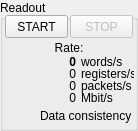
   <widget class="QGroupBox" name="groupBoxReadout">
    <property name="geometry">
     <rect>
      <x>0</x>
      <y>0</y>
      <width>138</width>
      <height>131</height>
     </rect>
    </property>
    <property name="locale">
     <locale language="English" country="World"/>
    </property>
    <property name="title">
     <string>Readout</string>
    </property>
    <widget class="QPushButton" name="buttonStart">
     <property name="geometry">
      <rect>
       <x>5</x>
       <y>15</y>
       <width>63</width>
       <height>23</height>
      </rect>
     </property>
     <property name="locale">
      <locale language="English" country="World"/>
     </property>
     <property name="text">
      <string>START</string>
     </property>
    </widget>
    <widget class="QPushButton" name="buttonStop">
     <property name="enabled">
      <bool>false</bool>
     </property>
     <property name="geometry">
      <rect>
       <x>70</x>
       <y>15</y>
       <width>63</width>
       <height>23</height>
      </rect>
     </property>
     <property name="locale">
      <locale language="English" country="World"/>
     </property>
     <property name="text">
      <string>STOP</string>
     </property>
    </widget>
    <widget class="QLabel" name="labelTextWordps">
     <property name="geometry">
      <rect>
       <x>81</x>
       <y>54</y>
       <width>53</width>
       <height>16</height>
      </rect>
     </property>
     <property name="font">
      <font>
       <weight>50</weight>
       <bold>false</bold>
      </font>
     </property>
     <property name="toolTipDuration">
      <number>-1</number>
     </property>
     <property name="locale">
      <locale language="English" country="World"/>
     </property>
     <property name="text">
      <string>words/s</string>
     </property>
     <property name="alignment">
      <set>Qt::AlignLeading|Qt::AlignLeft|Qt::AlignVCenter</set>
     </property>
    </widget>
    <widget class="QLabel" name="labelTextRegps">
     <property name="geometry">
      <rect>
       <x>81</x>
       <y>66</y>
       <width>53</width>
       <height>16</height>
      </rect>
     </property>
     <property name="locale">
      <locale language="English" country="World"/>
     </property>
     <property name="text">
      <string>registers/s</string>
     </property>
     <property name="alignment">
      <set>Qt::AlignLeading|Qt::AlignLeft|Qt::AlignVCenter</set>
     </property>
     <property name="wordWrap">
      <bool>false</bool>
     </property>
    </widget>
    <widget class="QLabel" name="labelSpeedReg">
     <property name="geometry">
      <rect>
       <x>0</x>
       <y>66</y>
       <width>76</width>
       <height>16</height>
      </rect>
     </property>
     <property name="font">
      <font>
       <weight>50</weight>
       <bold>false</bold>
      </font>
     </property>
     <property name="locale">
      <locale language="English" country="World"/>
     </property>
     <property name="text">
      <string>0</string>
     </property>
     <property name="alignment">
      <set>Qt::AlignRight|Qt::AlignTrailing|Qt::AlignVCenter</set>
     </property>
    </widget>
    <widget class="QLabel" name="labelSpeedWords">
     <property name="geometry">
      <rect>
       <x>0</x>
       <y>54</y>
       <width>76</width>
       <height>16</height>
      </rect>
     </property>
     <property name="font">
      <font>
       <weight>75</weight>
       <bold>true</bold>
      </font>
     </property>
     <property name="locale">
      <locale language="English" country="World"/>
     </property>
     <property name="text">
      <string>0</string>
     </property>
     <property name="alignment">
      <set>Qt::AlignRight|Qt::AlignTrailing|Qt::AlignVCenter</set>
     </property>
    </widget>
    <widget class="QLabel" name="labelTextSpeed">
     <property name="geometry">
      <rect>
       <x>0</x>
       <y>40</y>
       <width>138</width>
       <height>16</height>
      </rect>
     </property>
     <property name="locale">
      <locale language="English" country="World"/>
     </property>
     <property name="text">
      <string>Rate:</string>
     </property>
     <property name="alignment">
      <set>Qt::AlignCenter</set>
     </property>
     <property name="wordWrap">
      <bool>false</bool>
     </property>
    </widget>
    <widget class="QLabel" name="labelSpeedMbit">
     <property name="geometry">
      <rect>
       <x>0</x>
       <y>90</y>
       <width>76</width>
       <height>16</height>
      </rect>
     </property>
     <property name="font">
      <font>
       <weight>50</weight>
       <bold>false</bold>
      </font>
     </property>
     <property name="locale">
      <locale language="English" country="World"/>
     </property>
     <property name="text">
      <string>0</string>
     </property>
     <property name="alignment">
      <set>Qt::AlignRight|Qt::AlignTrailing|Qt::AlignVCenter</set>
     </property>
    </widget>
    <widget class="QLabel" name="labelTextMbps">
     <property name="geometry">
      <rect>
       <x>81</x>
       <y>90</y>
       <width>53</width>
       <height>16</height>
      </rect>
     </property>
     <property name="locale">
      <locale language="English" country="World"/>
     </property>
     <property name="text">
      <string>Mbit/s</string>
     </property>
     <property name="alignment">
      <set>Qt::AlignLeading|Qt::AlignLeft|Qt::AlignVCenter</set>
     </property>
     <property name="wordWrap">
      <bool>false</bool>
     </property>
    </widget>
    <widget class="QLabel" name="labelSpeedPacket">
     <property name="geometry">
      <rect>
       <x>0</x>
       <y>78</y>
       <width>76</width>
       <height>16</height>
      </rect>
     </property>
     <property name="font">
      <font>
       <weight>50</weight>
       <bold>false</bold>
      </font>
     </property>
     <property name="locale">
      <locale language="English" country="World"/>
     </property>
     <property name="text">
      <string>0</string>
     </property>
     <property name="alignment">
      <set>Qt::AlignRight|Qt::AlignTrailing|Qt::AlignVCenter</set>
     </property>
    </widget>
    <widget class="QLabel" name="labelTextPacketps">
     <property name="geometry">
      <rect>
       <x>81</x>
       <y>78</y>
       <width>53</width>
       <height>16</height>
      </rect>
     </property>
     <property name="locale">
      <locale language="English" country="World"/>
     </property>
     <property name="text">
      <string>packets/s</string>
     </property>
     <property name="alignment">
      <set>Qt::AlignLeading|Qt::AlignLeft|Qt::AlignVCenter</set>
     </property>
     <property name="wordWrap">
      <bool>false</bool>
     </property>
    </widget>
    <widget class="QLabel" name="labelConsistency">
     <property name="geometry">
      <rect>
       <x>10</x>
       <y>104</y>
       <width>24</width>
       <height>24</height>
      </rect>
     </property>
     <property name="autoFillBackground">
      <bool>false</bool>
     </property>
     <property name="locale">
      <locale language="English" country="World"/>
     </property>
     <property name="frameShape">
      <enum>QFrame::NoFrame</enum>
     </property>
     <property name="text">
      <string notr="true"/>
     </property>
     <property name="pixmap">
      <pixmap resource="img.qrc">:/images/vs.png</pixmap>
     </property>
     <property name="alignment">
      <set>Qt::AlignLeading|Qt::AlignLeft|Qt::AlignVCenter</set>
     </property>
     <property name="wordWrap">
      <bool>false</bool>
     </property>
    </widget>
    <widget class="QLabel" name="labelTextConsistency">
     <property name="geometry">
      <rect>
       <x>40</x>
       <y>108</y>
       <width>91</width>
       <height>16</height>
      </rect>
     </property>
     <property name="locale">
      <locale language="English" country="World"/>
     </property>
     <property name="text">
      <string>Data consistency</string>
     </property>
     <property name="alignment">
      <set>Qt::AlignLeading|Qt::AlignLeft|Qt::AlignVCenter</set>
     </property>
     <property name="wordWrap">
      <bool>false</bool>
     </property>
    </widget>
   </widget>
